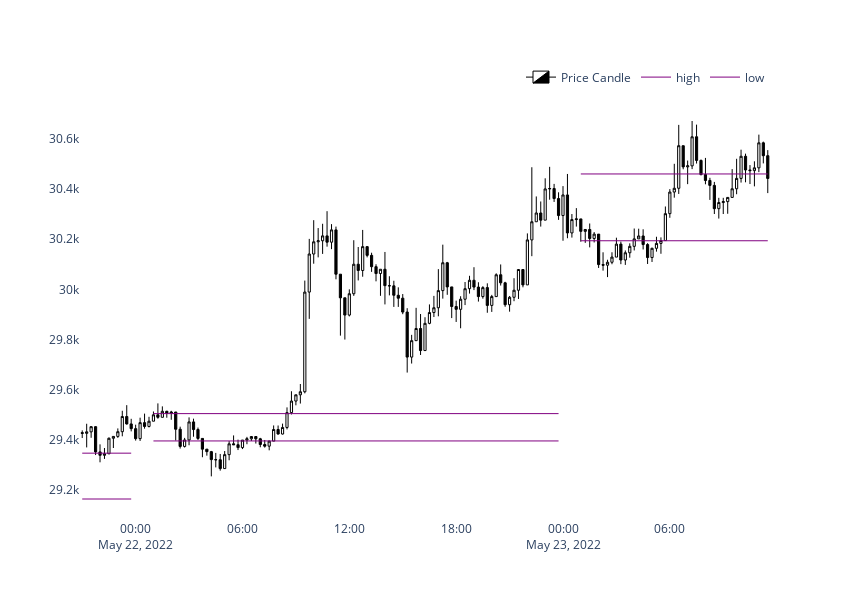

Notebook source saved alongside this figure:
### Code cell
plot_df = candlestick_df.iloc[2580:,:].reset_index()

fig = go.Figure(data = [go.Candlestick(x= plot_df['date'],
                                      open = plot_df['open'],
                                      high = plot_df['high'],
                                      low = plot_df['low'],
                                      close = plot_df['close'],
                                      name = 'Price Candle',
                                      increasing_line_color='#FFFFFF', 
                                      decreasing_line_color='#000000',
                                      legendgroup= 'one')]) # use #2196F3 for dark theme
fig.update_layout(xaxis_rangeslider_visible=False)
fig.update_layout(plot_bgcolor='#FFFFFF') # use #131722 for dark theme
fig.update_xaxes(showgrid= False)
fig.update_yaxes(showgrid= False)


fig.update_traces(increasing_line_width=1, 
                  selector=dict(type='candlestick'))
fig.update_traces(increasing_fillcolor='#FFFFFF', 
                  selector=dict(type='candlestick'))
fig.update_traces(increasing_line_color='#000000', 
                  selector=dict(type='candlestick'))


fig.update_traces(decreasing_line_width=1, 
                  selector=dict(type='candlestick'))
fig.update_traces(decreasing_fillcolor='#000000', 
                  selector=dict(type='candlestick'))

fig.update_traces(showlegend= False, selector=dict(type='scatter'))

fig.add_trace(go.Scatter(mode='lines',
                             x= plot_df['date'],
                             y= plot_df['ib_h'],
                             line=dict(color='purple', width=1),
                             name='high',
                             showlegend=True,))

fig.add_trace(go.Scatter(mode='lines',
                             x= plot_df['date'],
                             y= plot_df['ib_l'],
                             line=dict(color='purple', width=1),
                             name='low',
                             showlegend=True))

fig.update_layout(autosize=False,
                  height=600, width=850,
                  legend=dict(orientation="h",
                              yanchor="bottom", y=1.02,
                              xanchor="right", x=1))

### Figure 1 — Plotly figure (JSON) as saved in the notebook; plotly's stock layout.template omitted (floating-point values rounded to 4 significant figures; data arrays with more than 128 entries replaced by an {"elided": "..."} marker saying what was removed)
{"data": [{"close": {"elided": "155 float values"}, "decreasing": {"fillcolor": "#000000", "line": {"color": "#000000", "width": 1}}, "high": {"elided": "155 float values"}, "increasing": {"fillcolor": "#FFFFFF", "line": {"color": "#000000", "width": 1}}, "legendgroup": "one", "low": {"elided": "155 float values"}, "name": "Price Candle", "open": {"elided": "155 float values"}, "type": "candlestick", "x": {"elided": "155 str values"}}, {"line": {"color": "purple", "width": 1}, "mode": "lines", "name": "high", "showlegend": true, "type": "scatter", "x": {"elided": "155 str values"}, "y": {"elided": "155 float values"}}, {"line": {"color": "purple", "width": 1}, "mode": "lines", "name": "low", "showlegend": true, "type": "scatter", "x": {"elided": "155 str values"}, "y": {"elided": "155 float values"}}], "layout": {"autosize": false, "height": 600, "legend": {"orientation": "h", "x": 1, "xanchor": "right", "y": 1.02, "yanchor": "bottom"}, "plot_bgcolor": "#FFFFFF", "width": 850, "xaxis": {"rangeslider": {"visible": false}, "showgrid": false}, "yaxis": {"showgrid": false}}}
